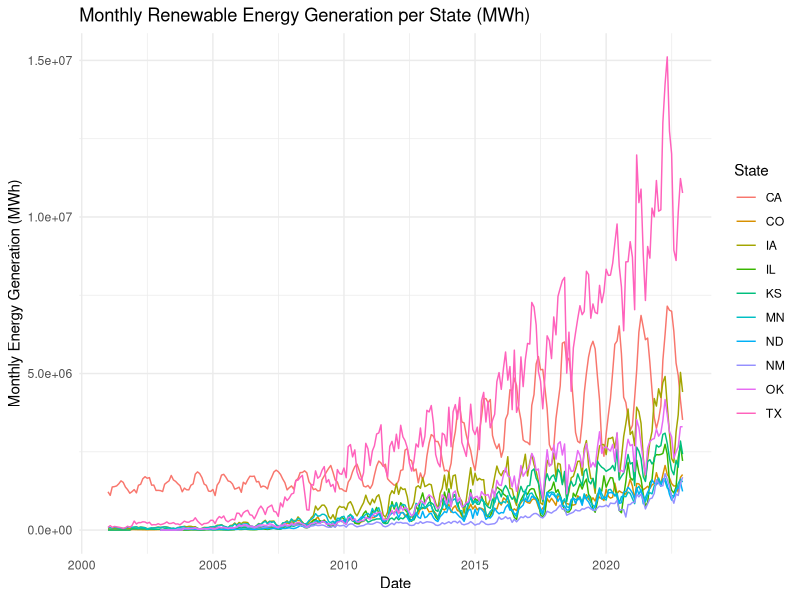
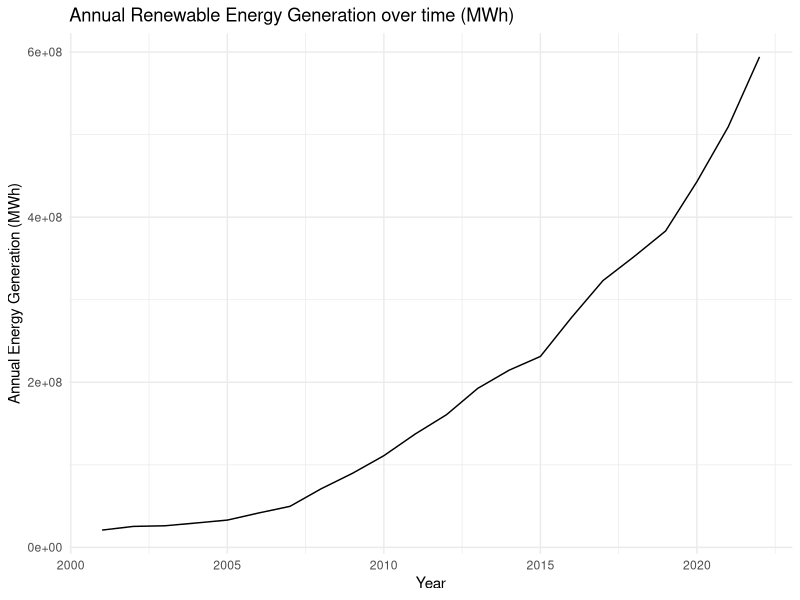

R code for these plots, in order:
## ---- chunk 1
# Set your working directory

# Load your packages
#install.packages('readxl')
#install.packages('foreign')
library(readxl)
library(here)
library(tidyverse)
library(lubridate)
library(foreign)
library(dplyr)

# Set your ggplot theme
theme_set(theme_minimal())

# Load your datasets
#Importing processed energy monthly generation data
df_generation_monthly <- read.csv(here("Data/Processed/df_generation_monthly.csv"),
                                  stringsAsFactors = TRUE)

#Importing processed plant location and capacity data
df_plantcapacities_locations <- read.csv(here("Data/Processed/df_plantcapacities_locations.csv"),
                                  stringsAsFactors = TRUE)

#Setting date columns as date objects
df_generation_monthly$Date <- ymd(df_generation_monthly$Date)

## ---- chunk 2
top_states_renewables2022 <- df_generation_monthly %>% 
  filter(Year == 2022) %>% 
  group_by(State) %>% 
  summarise(NetGeneration = sum(NetGeneration)) %>% 
  mutate(Rank = rank(-NetGeneration)) %>% 
  filter(Rank %in% c(1:10))

#visualizing renewable energy generation over time

#Summarizing monthly data into annual data
df_generation_annual <- df_generation_monthly %>% 
  group_by(Year) %>% 
  summarise(NetGeneration = sum(NetGeneration))

#Plotting out trend for top 10 states
plot.MonthlyGeneration <- df_generation_monthly %>%
  filter(State %in% top_states_renewables2022$State) %>% 
  ggplot(aes(x=Date,
             y=NetGeneration,
             color=State)) +
  geom_line() +
  labs(x="Date",
       y="Monthly Energy Generation (MWh)",
       title="Monthly Renewable Energy Generation per State (MWh)")

print(plot.MonthlyGeneration)

plot.AnnualGeneration <- df_generation_annual %>% 
  ggplot(aes(x=Year,
             y=NetGeneration)) +
  geom_line() +
  labs(x="Year",
       y="Annual Energy Generation (MWh)",
       title="Annual Renewable Energy Generation over time (MWh)")

print(plot.AnnualGeneration)
